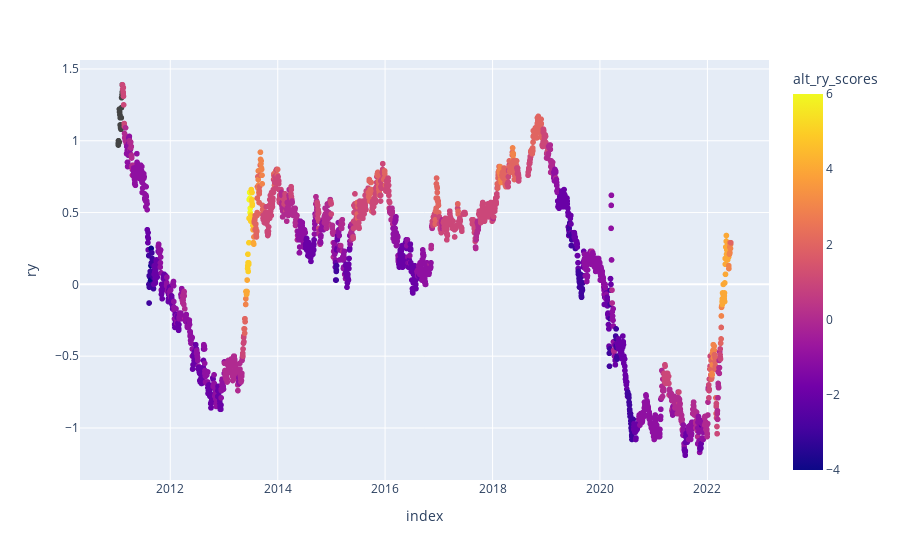

Write notebook code for a chart like this one.
### Code cell
ok = pd.DataFrame(sector_exposure.scores[u.ry], columns = ["ry_scores"])
ok['alt_ry_scores'] = round(sector_exposure.scores[u.ry].rolling(21).mean(),0)
ok['ry'] = sector_exposure.df[u.ry]

px.scatter(ok, x = ok.index, y = 'ry', color='alt_ry_scores')

### Figure 1 — Plotly figure (JSON) as saved in the notebook; plotly's stock layout.template omitted (floating-point values rounded to 4 significant figures; data arrays with more than 128 entries replaced by an {"elided": "..."} marker saying what was removed)
{"data": [{"hovertemplate": "index=%{x}<br>ry=%{y}<br>alt_ry_scores=%{marker.color}<extra></extra>", "legendgroup": "", "marker": {"color": {"elided": "2723 int values"}, "coloraxis": "coloraxis", "symbol": "circle"}, "mode": "markers", "name": "", "showlegend": false, "type": "scattergl", "x": {"elided": "2723 str values"}, "xaxis": "x", "y": {"elided": "2723 float values"}, "yaxis": "y"}], "layout": {"coloraxis": {"colorbar": {"title": {"text": "alt_ry_scores"}}, "colorscale": [[0, "#0d0887"], [0.1111, "#46039f"], [0.2222, "#7201a8"], [0.3333, "#9c179e"], [0.4444, "#bd3786"], [0.5556, "#d8576b"], [0.6667, "#ed7953"], [0.7778, "#fb9f3a"], [0.8889, "#fdca26"], [1, "#f0f921"]]}, "legend": {"tracegroupgap": 0}, "margin": {"t": 60}, "xaxis": {"anchor": "y", "domain": [0, 1], "title": {"text": "index"}}, "yaxis": {"anchor": "x", "domain": [0, 1], "title": {"text": "ry"}}}}
